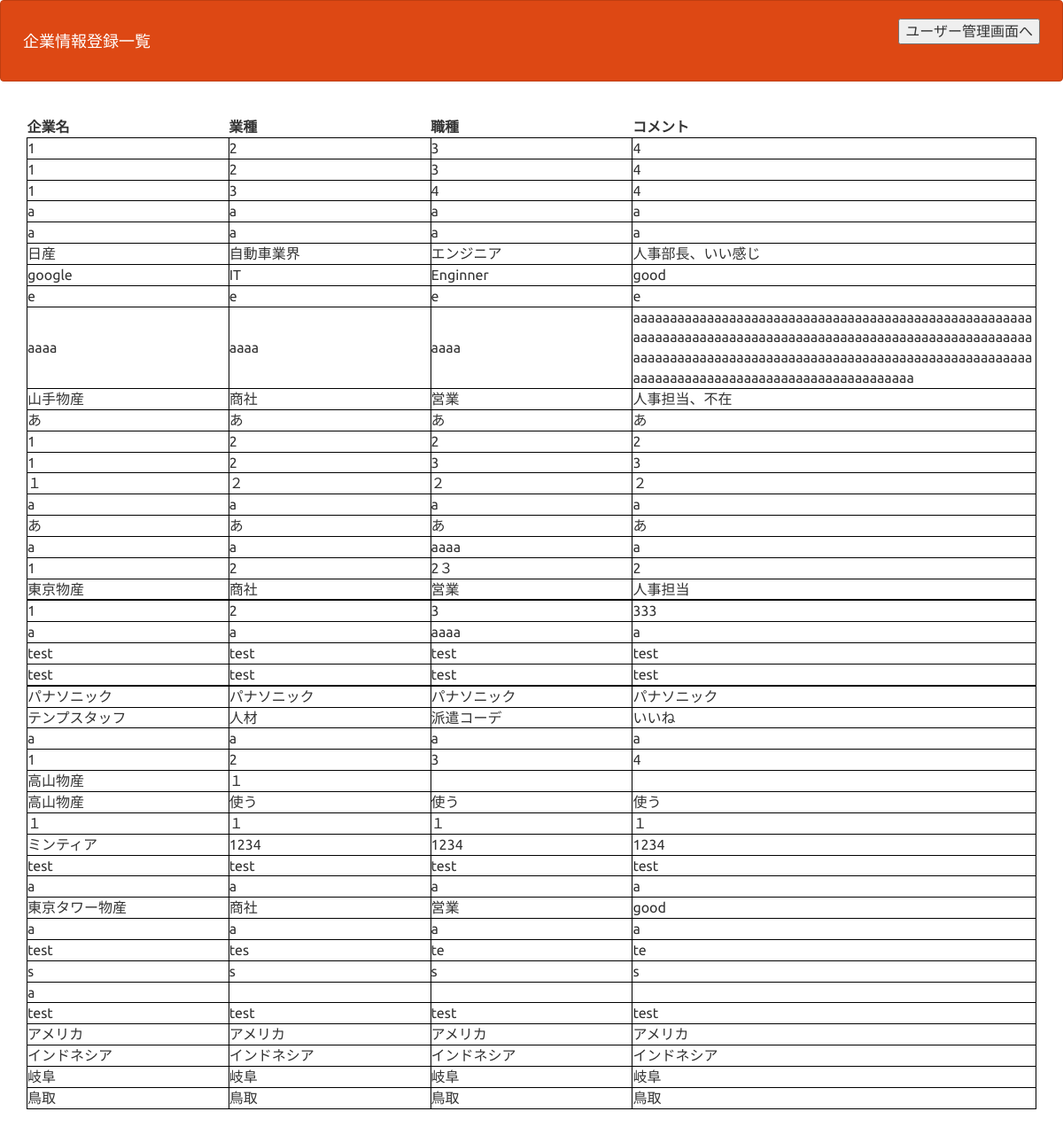
The page /select.php on the database its author committed.
### tables this page shows
CREATE TABLE IF NOT EXISTS `suc_table` (
  `company` varchar(50) NOT NULL,
  `industry` varchar(50) NOT NULL,
  `job` varchar(50) NOT NULL,
  `comment` text,
  `indate` datetime NOT NULL
);

### select.php (the view, shortened to what this page needs)
<?php
try {
  $pdo = new PDO('mysql:dbname=suc_db;charset=utf8;host=localhost','root','');
} catch (PDOException $e) {
  exit('データベースに接続できませんでした。'.$e->getMessage());
}
$stmt = $pdo->prepare("SELECT * FROM suc_table");
$status = $stmt->execute();
$view="";
if($status==false){
  $error = $stmt->errorInfo();
  exit("ErrorQuery:".$error[2]);
}else{
  while( $result = $stmt->fetch(PDO::FETCH_ASSOC)){
   $view .='<tr class="data2">';
    $view .= '<td class="data2 common">'.$result["company"] .'</td>';
    $view .= '<td class="data2 common">'.$result["industry"] .'</td>';
    $view .= '<td class="data2 common">'.$result["job"] .'</td>';
    $view .= '<td class="data2 comment">'.$result["comment"] .'</td>';
    $view .= '</tr>';
  }
}
?>
    <!DOCTYPE html>
    <html lang="ja">
    <head>
        <link rel="stylesheet" href="css/range.css">
        <link href="css/bootstrap.min.css" rel="stylesheet">
        <link rel="stylesheet" href="css/style2.css">
    </head>
    <body id="main">
        <header>
            <nav class="navbar navbar-default">
                <div class="container-fluid">
                    <div class="navbar-header">
                        <a class="navbar-brand" href="index.php">企業情報登録一覧</a>
                    </div>
                <div class="userbtn">
                <input type="button" value="ユーザー管理画面へ" onClick="document.location='ユーザー管理/index2.php';"></div></div>
            </nav>
        </header>
        <div>
            <div class="container">
            <table id="table1">
           <tr id="t-header"><th class="common">企業名</th><th class="common">業種</th><th class="common">職種</th><th class="comment">コメント</th></tr>
            <?=$view?>
        </table>
            </div>
        </div>
    </body>
    </html>

### css/style2.css (style rules this page uses)
.container > table { width: 100%; margin:0 auto; }
.common { width: 20%; }
.comment { width: 40%; }
.data2 { border: 1px solid black; word-break: break-all; }
.userbtn { float: right; }

### select.php (style rules this page uses)
div { padding: 10px; font-size: 16px; }

### rows shown on the page
suc_table: company "1", industry "2", job "3", comment "4"
suc_table: company "1", industry "2", job "3", comment "4"
suc_table: company "1", industry "3", job "4", comment "4"
suc_table: company "a", industry "a", job "a", comment "a"
suc_table: company "a", industry "a", job "a", comment "a"
suc_table: company "日産", industry "自動車業界", job "エンジニア", comment "人事部長、いい感じ"
suc_table: company "google", industry "IT", job "Enginner", comment "good"
suc_table: company "e", industry "e", job "e", comment "e"
suc_table: company "aaaa", industry "aaaa", job "aaaa", comment "aaaaaaaaaaaaaaaaaaaaaaaaaaaaaaaaaaaaaaaaaaaaaaaaaaaaaaaaaaaaaaaaaaaaaaaaaaaaaaaaaaaaaaaaaaaaaaaaaaaaaaaaaaaaaaaaaaaaaaaaaaaaaaaaaaaaaaaaaaaaaaaaaaaaaaaaaaaaaaaaaaaaaaaaaaaaaaaaaaaaaaaaaaaaaaaaaaaaaaaa"
suc_table: company "山手物産", industry "商社", job "営業", comment "人事担当、不在"
suc_table: company "あ", industry "あ", job "あ", comment "あ"
suc_table: company "1", industry "2", job "2", comment "2"
suc_table: company "1", industry "2", job "3", comment "3"
suc_table: company "１", industry "２", job "２", comment "２"
suc_table: company "a", industry "a", job "a", comment "a"
suc_table: company "あ", industry "あ", job "あ", comment "あ"
suc_table: company "a", industry "a", job "aaaa", comment "a"
suc_table: company "1", industry "2", job "2３", comment "2"
suc_table: company "東京物産", industry "商社", job "営業", comment "人事担当"
suc_table: company "1", industry "2", job "3", comment "333"
suc_table: company "a", industry "a", job "aaaa", comment "a"
suc_table: company "test", industry "test", job "test", comment "test"
suc_table: company "test", industry "test", job "test", comment "test"
suc_table: company "パナソニック", industry "パナソニック", job "パナソニック", comment "パナソニック"
suc_table: company "テンプスタッフ", industry "人材", job "派遣コーデ", comment "いいね"
suc_table: company "a", industry "a", job "a", comment "a"
suc_table: company "1", industry "2", job "3", comment "4"
suc_table: company "高山物産", industry "１"
suc_table: company "高山物産", industry "使う", job "使う", comment "使う"
suc_table: company "１", industry "１", job "１", comment "１"
suc_table: company "ミンティア", industry "1234", job "1234", comment "1234"
suc_table: company "test", industry "test", job "test", comment "test"
suc_table: company "a", industry "a", job "a", comment "a"
suc_table: company "東京タワー物産", industry "商社", job "営業", comment "good"
suc_table: company "a", industry "a", job "a", comment "a"
suc_table: company "test", industry "tes", job "te", comment "te"
suc_table: company "s", industry "s", job "s", comment "s"
suc_table: company "a"
suc_table: company "test", industry "test", job "test", comment "test"
suc_table: company "アメリカ", industry "アメリカ", job "アメリカ", comment "アメリカ"
suc_table: company "インドネシア", industry "インドネシア", job "インドネシア", comment "インドネシア"
suc_table: company "岐阜", industry "岐阜", job "岐阜", comment "岐阜"
suc_table: company "鳥取", industry "鳥取", job "鳥取", comment "鳥取"
